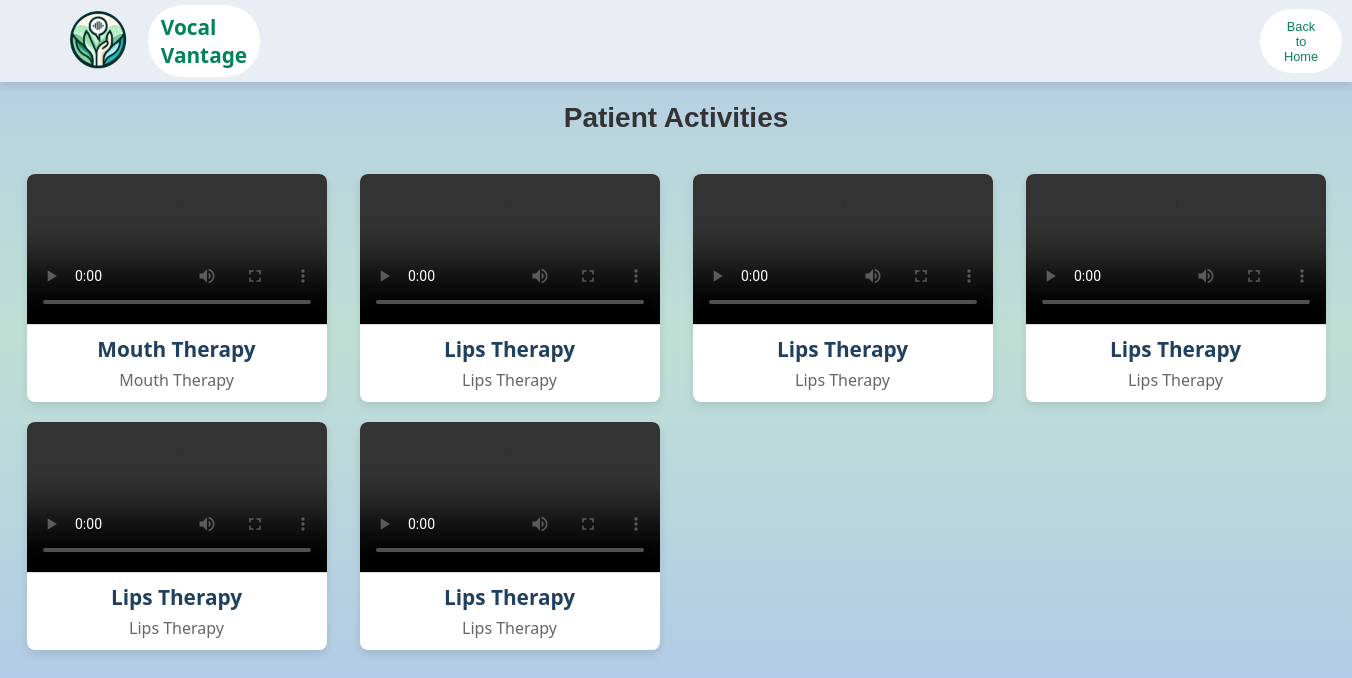
Screenshot of /Patient/activity_list.php with the database file from the repository.
### tables this page shows
CREATE TABLE IF NOT EXISTS `activities_upload` (
  `id` int NOT NULL AUTO_INCREMENT,
  `filename` varchar(255) NOT NULL,
  `agegroup` enum('0-5','6-12','13-18','18+') NOT NULL,
  `therapycategory` enum('speech','language','cognitive','swallowing') NOT NULL,
  `activitytitle` varchar(255) NOT NULL,
  `activitydscription` varchar(255) NOT NULL,
  PRIMARY KEY (`id`)
);

### Patient/activity_list.php (the view, shortened to what this page needs)
<?php
$connect = mysqli_connect("localhost", "root", "", "vocal_vantage");
$sql = "SELECT * FROM activities_upload";
$result = mysqli_query($connect, $sql);
?>
<!DOCTYPE html>
<html lang="en">
<head>
</head>
<body>
    <header class="navbar">
        <img src="../Resourses/index/logo 01.png">
        <div class="logo">Vocal Vantage</div>
        <div class="auth-buttons">
            <a href=""><button class="signup" >Back to Home</button></a>
        </div>
    </header>
    <h1 style="text-align:center; margin: 20px 0; font-family: Arial, sans-serif;">Patient Activities</h1>
    <div class="video-grid">
        <?php
        if (mysqli_num_rows($result) > 0) {
            while ($row = mysqli_fetch_assoc($result)) {
                $videoPath = "../therapist/activities/" . htmlspecialchars($row['filename']);
                $title = htmlspecialchars($row['activitytitle']);
                $description = htmlspecialchars($row['activitydscription']);
                echo '
                <div class="video-cards">
                    <video controls>
                        <source src="' . $videoPath . '" type="video/mp4">
                        Your browser does not support the video tag.
                    </video>
                    <div class="video-title">' . $title . '</div>
                    <div class="video-description">' . $description . '</div>
                </div>
                ';
            }
        } else {
            echo '<p style="text-align:center; font-size:16px;">No activities available at the moment.</p>';
        }
        ?>
    </div>
</body>
</html>

### Patient/activity_list.php (style rules this page uses)
body { font-family: 'Segoe UI', Tahoma, Geneva, Verdana, sans-serif; background: linear-gradient( #b3cce6,#02835640, #b3cce6); margin: 0; padding: 0; }
header { position: relative; height: 50px; }
.navbar { display: flex; align-items: center; padding: 1.0rem 3rem; background-color: #E9EDF4; box-shadow: 0 4px 8px rgba(0, 0, 0, 0.1); }
.navbar .logo { font-size: 1.3rem; font-weight: bold; color: #028355; background-color: #FFFFFF; padding: 0.5rem 0.8rem; border-radius: 35px; animation: slideIn 4s ease forwards; }
img { width: 100px; height: 100px; }
.navbar .auth-buttons { margin-left: 1000px; background-color: #FFFFFF; padding: 0.01rem 0.5rem; border-radius: 35px; }
.auth-buttons .signup { padding: 0.6rem 1.0rem; border: none; border-radius: 20px; cursor: pointer; font-size: 0.8rem; transition: background-color 0.3s, color 0.3s; }
.auth-buttons .signup { background-color: transparent; color: #028355; }
h1 { font-size: 28px; color: #333; margin-bottom: 20px; }
.video-grid { display: grid; grid-template-columns: repeat(auto-fit, minmax(280px, 1fr)); gap: 20px; padding: 20px; justify-items: center; }
.video-cards { background-color: #fff; border-radius: 8px; box-shadow: 0 4px 8px rgba(0, 0, 0, 0.1); overflow: hidden; transition: transform 0.3s ease, box-shadow 0.3s ease; max-width: 300px; width: 100%; text-align: center; }
video { width: 100%; height: auto; display: block; border-bottom: 1px solid #ddd; }
.video-title { font-size: 1.3rem; font-weight: bold; color: #204060; margin: 10px 0 5px; padding: 0 10px; }
.video-description { font-size: 1rem; color: #666; padding: 0 10px 10px; line-height: 1.5; }

### rows the page displays
activities_upload: activitytitle "Mouth Therapy", activitydscription "Mouth Therapy"
activities_upload: activitytitle "Lips Therapy", activitydscription "Lips Therapy"
activities_upload: activitytitle "Lips Therapy", activitydscription "Lips Therapy"
activities_upload: activitytitle "Lips Therapy", activitydscription "Lips Therapy"
activities_upload: activitytitle "Lips Therapy", activitydscription "Lips Therapy"
activities_upload: activitytitle "Lips Therapy", activitydscription "Lips Therapy"
